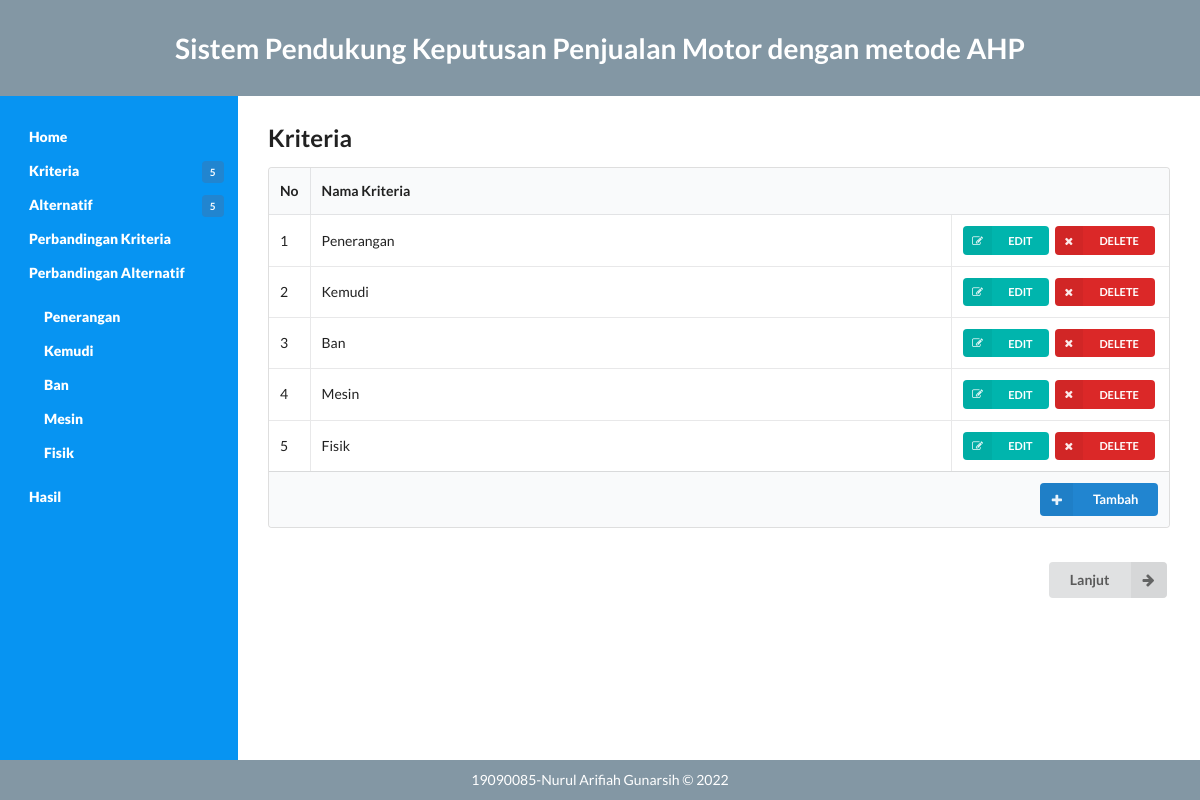
Page /kriteria.php on the committed database.
### tables this page shows
CREATE TABLE `kriteria` (
  `id` int(11) NOT NULL,
  `nama` varchar(20) NOT NULL
);

### kriteria.php (the view, shortened to what this page needs)
<?php
	include('fungsi.php');
	include('header.php');
?>
<section class="content">
	<h2 class="ui header">Kriteria</h2>
	<table class="ui celled table">
		<thead>
			<tr>
				<th class="collapsing">No</th>
				<th colspan="2">Nama Kriteria</th>
			</tr>
		</thead>
		<tbody>
		<?php
			$query = "SELECT id,nama FROM kriteria ORDER BY id";
			$result	= mysqli_query($koneksi, $query);
			$i = 0;
			while ($row = mysqli_fetch_array($result)) {
				$i++;
		?>
			<tr>
				<td><?php echo $i ?></td>
				<td><?php echo $row['nama'] ?></td>
				<td class="right aligned collapsing">
					<form method="post" action="kriteria.php">
						<button type="submit" name="edit" class="ui mini teal left labeled icon button"><i class="right edit icon"></i>EDIT</button>
						<button type="submit" name="delete" class="ui mini red left labeled icon button"><i class="right remove icon"></i>DELETE</button>
					</form>
				</td>
			</tr>
	<?php } ?>
		</tbody>
		<tfoot class="full-width">
			<tr>
				<th colspan="3">
					<a href="tambah.php?jenis=kriteria">
						<div class="ui right floated small primary labeled icon button">
						<i class="plus icon"></i>Tambah
						</div>
					</a>
				</th>
			</tr>
		</tfoot>
	</table>
	<br>
	<form action="alternatif.php">
	<button class="ui right labeled icon button" style="float: right;">
		<i class="right arrow icon"></i>
		Lanjut
	</button>
	</form>
</section>
<?php include('footer.php'); ?>

### css/style.css (style rules this page uses)
html { display: -webkit-box;display: -ms-flexbox;display: flex; -webkit-box-orient: vertical; -webkit-box-direction: normal; -ms-flex-direction: column; flex-direction: column; }
body { display: -webkit-box; display: -ms-flexbox; display: flex; -webkit-box-orient: vertical; -webkit-box-direction: normal; -ms-flex-direction: column; flex-direction: column; min-height: 100vh; }
.content { display: block; -webkit-box-flex: 1; -ms-flex: 1; flex: 1; }
body { margin: 0; background: #fff; }
header, nav, section, footer { padding: 10px 30px; margin: 0; color: #fff; }
section { background: white; color: black; padding: 30px; }

### rows in the picture
kriteria: nama "Penerangan"
kriteria: nama "Kemudi"
kriteria: nama "Ban"
kriteria: nama "Mesin"
kriteria: nama "Fisik"

### other values in the picture
getJumlahKriteria() "5"
getJumlahAlternatif() "5"
getKriteriaNama($i) "Penerangan"
getKriteriaNama($i) "Kemudi"
getKriteriaNama($i) "Ban"
getKriteriaNama($i) "Mesin"
getKriteriaNama($i) "Fisik"
